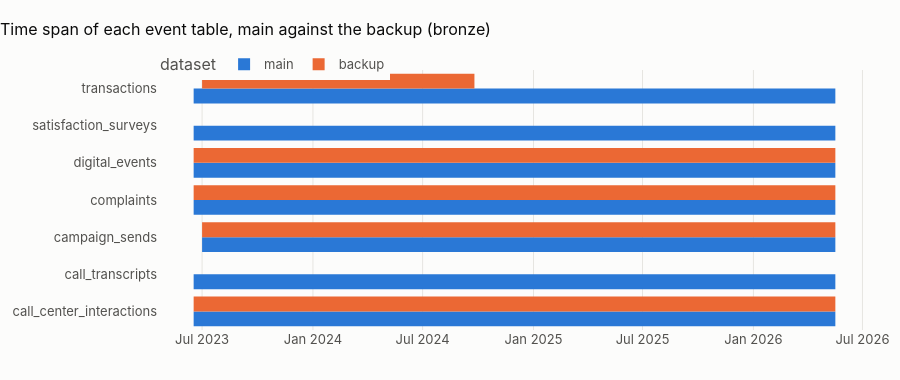

Notebook code cell kept with this figure:
### Markdown cell above
## 1 · Size and time coverage
Rows of every bronze table, and the window each event table covers.

### Code cell
size = read("size")
bank = size[size.country == "ALL"]
rows = bank.pivot_table(index=["zone", "table"], columns="dataset", values="rows").fillna(0)
rows["backup / main %"] = (100 * rows.backup / rows.main.replace(0, np.nan)).round(1)
show(rows.astype({"main": int, "backup": int}), paging=False)
span = bank[(bank.zone == "bronze_raw") & (bank.partitions > 1)].copy()
span["first_partition"] = pd.to_datetime(span.first_partition)
span["last_partition"] = pd.to_datetime(span.last_partition)
fig = px.timeline(
    span,
    x_start="first_partition",
    x_end="last_partition",
    y="table",
    color="dataset",
    title="Time span of each event table, main against the backup (bronze)",
)
fig.update_layout(height=380, yaxis_title=None, barmode="group")
fig.show()
gone = rows[(rows.backup == 0) & (rows.main > 0)].reset_index()
tx = rows.loc[("bronze_raw", "transactions")]
tx_span = span[span.table == "transactions"].set_index("dataset")
display(
    Markdown(
        f"**The backup holds {tx['backup / main %']:.0f} % of main's bronze transactions** "
        f"({int(tx.backup):,} against {int(tx.main):,}), dated {tx_span.loc['backup', 'first_partition']:%Y-%m-%d} to "
        f"{tx_span.loc['backup', 'last_partition']:%Y-%m-%d} against main's "
        f"{tx_span.loc['main', 'first_partition']:%Y-%m-%d} to {tx_span.loc['main', 'last_partition']:%Y-%m-%d}; "
        f"it has no rows at all for {', '.join(sorted(set(gone.table)))}. The other tables are about the same size "
        "and cover the same three years."
    )
)

### Figure 1 — Plotly figure (JSON) as saved in the notebook; plotly's stock layout.template omitted (floating-point values rounded to 4 significant figures)
{"data": [{"base": ["2023-06-17T00:00:00.000000", "2023-06-17T00:00:00.000000", "2023-07-01T00:00:00.000000", "2023-06-17T00:00:00.000000", "2023-06-17T00:00:00.000000", "2023-06-17T00:00:00.000000", "2023-06-17T00:00:00.000000"], "hovertemplate": "dataset=main<br>first_partition=%{base}<br>last_partition=%{x}<br>table=%{y}<extra></extra>", "legendgroup": "main", "marker": {"color": "#2a78d6", "pattern": {"shape": ""}}, "name": "main", "orientation": "h", "showlegend": true, "textposition": "auto", "type": "bar", "x": [92016000000, 92016000000, 90806400000, 92016000000, 92016000000, 92016000000, 92016000000], "xaxis": "x", "y": ["call_center_interactions", "call_transcripts", "campaign_sends", "complaints", "digital_events", "satisfaction_surveys", "transactions"], "yaxis": "y"}, {"base": ["2023-06-17T00:00:00.000000", "2023-07-01T00:00:00.000000", "2023-06-17T00:00:00.000000", "2023-06-17T00:00:00.000000", "2023-07-01T00:00:00.000000"], "hovertemplate": "dataset=backup<br>first_partition=%{base}<br>last_partition=%{x}<br>table=%{y}<extra></extra>", "legendgroup": "backup", "marker": {"color": "#eb6834", "pattern": {"shape": ""}}, "name": "backup", "orientation": "h", "showlegend": true, "textposition": "auto", "type": "bar", "x": [92016000000, 90806400000, 92016000000, 92016000000, 39052800000], "xaxis": "x", "y": ["call_center_interactions", "campaign_sends", "complaints", "digital_events", "transactions"], "yaxis": "y"}], "layout": {"barmode": "group", "height": 380, "legend": {"title": {"text": "dataset"}, "tracegroupgap": 0}, "title": {"text": "Time span of each event table, main against the backup (bronze)"}, "xaxis": {"anchor": "y", "domain": [0.0, 1.0], "type": "date"}, "yaxis": {"anchor": "x", "domain": [0.0, 1.0], "title": {}}}}
